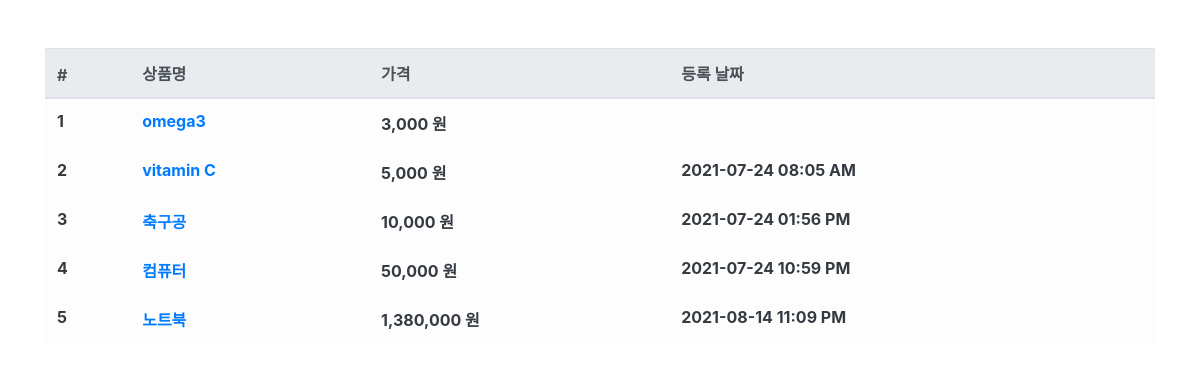
The app's page /product/ with its own data.
### product/models.py (models this page shows, shortened)
class Product(models.Model):
    name = models.CharField(max_length=256, verbose_name='상품명')
    price = models.IntegerField(verbose_name='상품가격')
    description = models.TextField(verbose_name='상품설명')
    stock = models.IntegerField(verbose_name='재고')
    register_date = models.DateTimeField(auto_now_add=True, verbose_name='등록날짜')
    class Meta:
        db_table = 'data_product'
        verbose_name = '상품'
        verbose_name_plural = '상품'

### product/views.py (the view)
# urls.py: path('product/', ProductList.as_view()),
class ProductList(ListView):
    model = Product
    template_name = 'product.html'

### product/templates/product.html (shortened to what this page needs)
{% extends "base.html" %}
{% load humanize %}
{% block contents %}
<div class="row mt-5">
    <div class="col-12">
        <table class="table table-light">
            <thead class="thead-light">
                <tr>
                    <th scope="col">#</th>
                    <th scope="col">상품명</th>
                    <th scope="col">가격</th>
                    <th scope="col">등록 날짜</th>
                </tr>
            </thead>
            <tbody class="text-dark">
                {% for product in product_list %}
                <tr>
                    <th scope="row">{{ product.id }}</th>
                    <th><a id="product-{{ product.id }}"
                           onmouseenter="product_detail({{ product.id }});"
                           onmouseleave="product_leave({{ product.id }});"
                           href="/product/{{ product.id }}">{{ product.name }}</a></th>
                    <th>{{ product.price|intcomma }} 원</th>
                    <th>{{ product.register_date|date:'Y-m-d h:i A' }}</th>
                </tr>
                {% endfor %}
            </tbody>
        </table>
    </div>
</div>
{% endblock %}

### records on screen
Product: id "1", name "omega3", price "3,000"
Product: id "2", name "vitamin C", price "5,000", register_date "2021-07-24 08:05 AM"
Product: id "3", name "축구공", price "10,000", register_date "2021-07-24 01:56 PM"
Product: id "4", name "컴퓨터", price "50,000", register_date "2021-07-24 10:59 PM"
Product: id "5", name "노트북", price "1,380,000", register_date "2021-08-14 11:09 PM"
